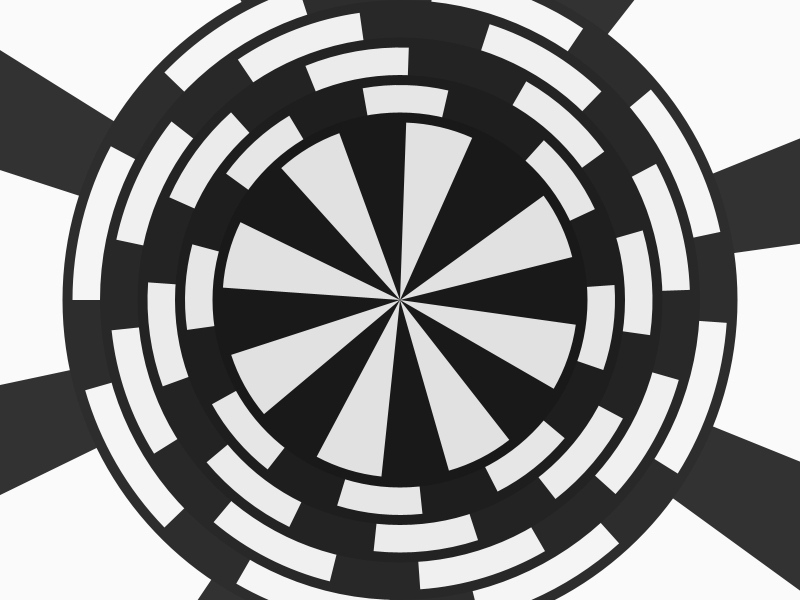
Frame 1 (no input)
Frame 60 (the mouse pressed at the canvas centre just before this capture): identical to frame 1, image omitted
Frame 120 (the mouse held since frame 60 and released just before this capture): identical to frame 1, image omitted

The Processing sketch that drew this single still picture (run headless with seeded random() and noise(); from frame 60 on, the mouse is pressed at the canvas centre):

// Processing sketch: Image1
// ── Image1.pde
void setup() {
  size(800,600); 
  noStroke();
}

void draw(){
  for (int i = 65; i >= 1; i--) {
      fill(0+i*5);
      int CircleSize = (5*i*(i/5)*15); 
      ellipse(width/2, height/2, CircleSize, CircleSize);
     
      for (int a = 1; a<= 8; a++){
        noStroke();
        fill(200+i*5);
        arc(width/2, height/2, CircleSize-20, CircleSize-20, radians((20*a*2.2-20)-i*12), radians((20*a*2.2)-i*12+i*i/10), PIE);
      }
    }
    
    
    save("image.png");
}
